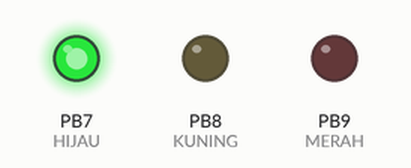
A sketch run on a simulated STM32 Blue Pill. On the bench: output pins drawn as LEDs (lit = HIGH).

Above: at 2.5 s.
At 6.0 s:
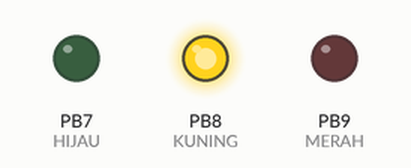
At 9.5 s:
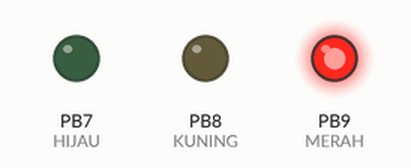
Timing chart, 0 to 15.6 s (numbered marks = the images above):
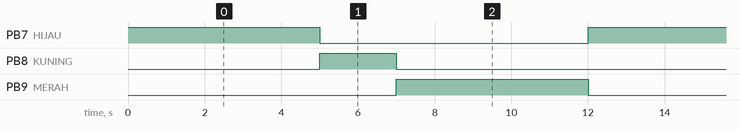

Measured:
- by itself, PB7 (HIJAU), PB9 (MERAH): alternates HIGH for 5.0 s and LOW for 7.0 s
- by itself, PB8 (KUNING): alternates HIGH for 2.0 s and LOW for 10.0 s
- by itself, everything shown: repeats every 12.0 s, in 3 steps

The sketch:

Progam_Replika_Traffic_Light_3_Led.ino
```cpp
#define HIJAU  PB7
#define KUNING PB8
#define MERAH  PB9

void setup() {
  pinMode(HIJAU, OUTPUT);
  pinMode(KUNING, OUTPUT);
  pinMode(MERAH, OUTPUT);
}

void loop() {

  digitalWrite(HIJAU, HIGH);
  digitalWrite(KUNING, LOW);
  digitalWrite(MERAH, LOW);
  delay(5000);

  digitalWrite(HIJAU, LOW);
  digitalWrite(KUNING, HIGH);
  digitalWrite(MERAH, LOW);
  delay(2000);

  digitalWrite(HIJAU, LOW);
  digitalWrite(KUNING, LOW);
  digitalWrite(MERAH, HIGH);
  delay(5000);
}
```
